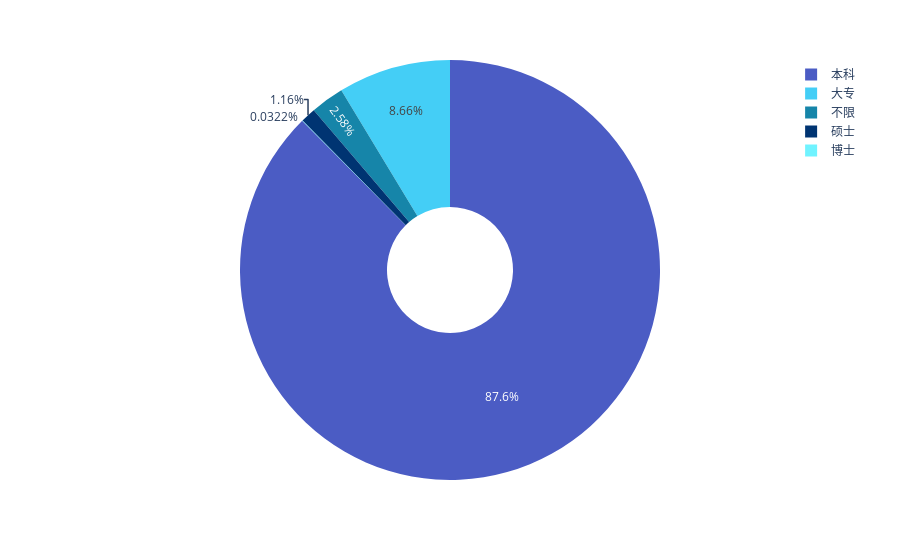

Notebook code for this chart:
### Code cell
fig = px.pie(df, values='数量', names='Unnamed: 0', hole=.3,
            color='Unnamed: 0',
             color_discrete_map={'本科':'#4b5cc4',
                                 '大专':'#44cef6',
                                 '不限':'#1685a9',
                                 '硕士':'#003472',
                                 '博士':'#70f3ff'})

fig.show()

### Figure 1 — Plotly figure (JSON) as saved in the notebook; plotly's stock layout.template omitted (floating-point values rounded to 4 significant figures)
{"data": [{"customdata": [["本科"], ["大专"], ["不限"], ["硕士"], ["博士"]], "domain": {"x": [0, 1], "y": [0, 1]}, "hole": 0.3, "hovertemplate": "Unnamed: 0=%{customdata[0]}<br>数量=%{value}<extra></extra>", "labels": ["本科", "大专", "不限", "硕士", "博士"], "legendgroup": "", "marker": {"colors": ["#4b5cc4", "#44cef6", "#1685a9", "#003472", "#70f3ff"]}, "name": "", "showlegend": true, "type": "pie", "values": [2720, 269, 80, 36, 1]}], "layout": {"autosize": true, "legend": {"tracegroupgap": 0}, "margin": {"t": 60}}}
